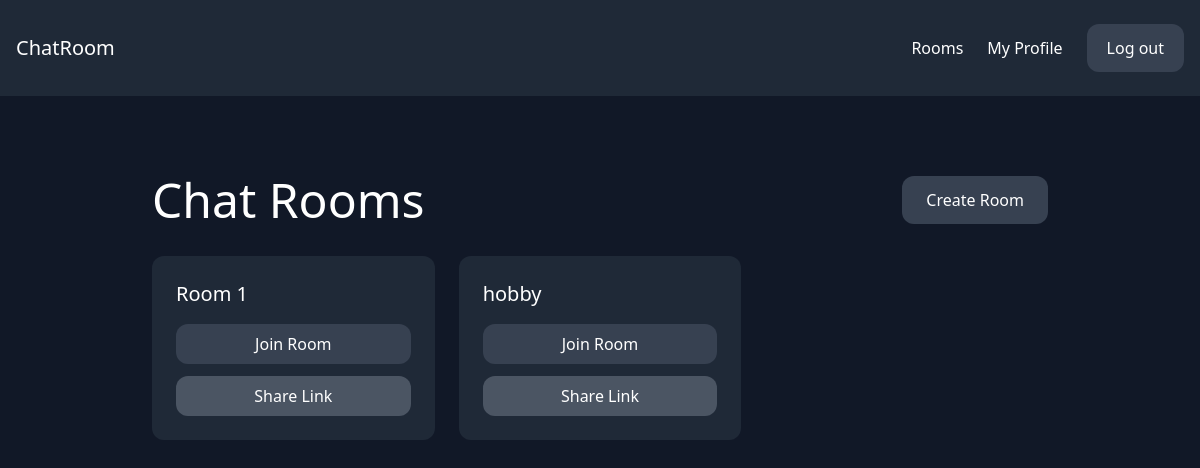
The page /rooms/ (signed in) on the database as committed earlier.
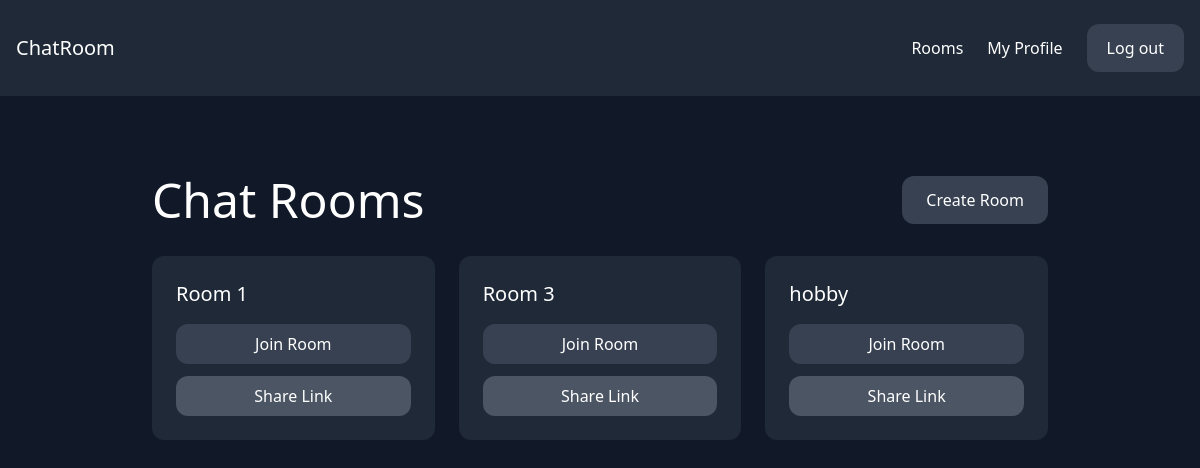
The same page on the database as committed later.
### chat/models.py (models this page shows, shortened)
class Room(models.Model):
    name = models.CharField(max_length=255)
    slug = models.SlugField(unique=True)
    created_at = models.DateTimeField(auto_now_add=True)

### chat/views.py (the view)
# urls.py: path("rooms/", rooms, name='rooms'),
@login_required
def rooms(request):
    rooms = Room.objects.all().order_by('name')
    return render(request, 'rooms.html', {'rooms': rooms})

### chat/templates/rooms.html (shortened to what this page needs)
{% extends 'base.html' %}
{% block content %}
<div class="p-10 lg:p-20">
    <div class="max-w-4xl mx-auto">
        <div class="flex justify-between items-center mb-8">
            <h1 class="text-3xl lg:text-5xl text-white">Chat Rooms</h1>
            <a href="{% url 'create_room' %}" class="px-6 py-3 rounded-xl text-white bg-gray-700 hover:bg-gray-600 transition duration-300">Create Room</a>
        </div>
        <div class="grid grid-cols-1 md:grid-cols-3 gap-6">
            {% for room in rooms %}
                <div class="bg-gray-800 p-6 rounded-xl">
                    <h2 class="text-xl text-white mb-4">{{ room.name }}</h2>
                    <div class="space-y-3">
                        <a href="{% url 'room' room.slug %}" class="block px-4 py-2 rounded-xl text-white bg-gray-700 hover:bg-gray-600 transition duration-300 text-center">Join Room</a>
                        <button onclick="copyRoomLink('{{ request.scheme }}://{{ request.get_host }}{% url 'room' room.slug %}')"
                                class="block w-full px-4 py-2 rounded-xl text-white bg-gray-600 hover:bg-gray-500 transition duration-300">
                            Share Link
                        </button>
                    </div>
                </div>
            {% empty %}
                <div class="bg-gray-800 p-6 rounded-xl">
                    <p class="text-white">No rooms available.</p>
                </div>
            {% endfor %}
        </div>
    </div>
</div>
{% endblock %}

### chat/templates/base.html (shortened to what this page needs)
<!DOCTYPE html>
<html>
    <head>
        <script src="https://cdn.tailwindcss.com"></script>
    </head>
    <body class="bg-gray-900">
        <nav class="flex items-center justify-between px-4 py-6 bg-gray-800">
            <div>
                <a href="/" class="text-xl text-white">ChatRoom</a>
            </div>
            <div class="flex items-center space-x-6">
                {% if request.user.is_authenticated %}
                    <a href="{% url 'rooms' %}" class="text-white hover:text-gray-200">Rooms</a>
                    <a href="{% url 'profile' %}" class="text-white hover:text-gray-200">My Profile</a>
                    <a href="{% url 'logout' %}" class="px-5 py-3 rounded-xl text-white bg-gray-700 hover:bg-gray-600">Log out</a>
                {% else %}
                    <a href="{% url 'about' %}" class="text-white hover:text-gray-200">About</a>
                    <a href="{% url 'features' %}" class="text-white hover:text-gray-200">Features</a>
                    <a href="{% url 'contact' %}" class="text-white hover:text-gray-200">Contact</a>
                {% endif %}
            </div>
        </nav>
        {% block content %}
        {% endblock %}
    </body>
</html>

Rows that differ between the two databases and show on the page:
added Room: name "Room 3"
